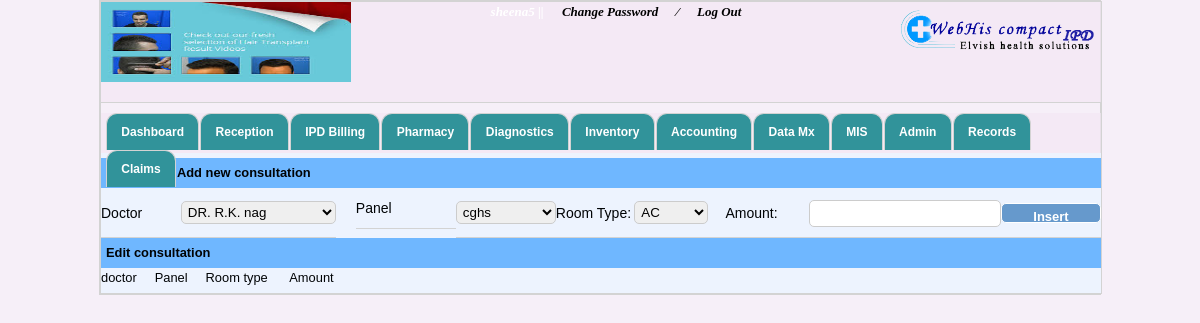
/master_consultation.php (signed in), run on an earlier commit of the app's database.
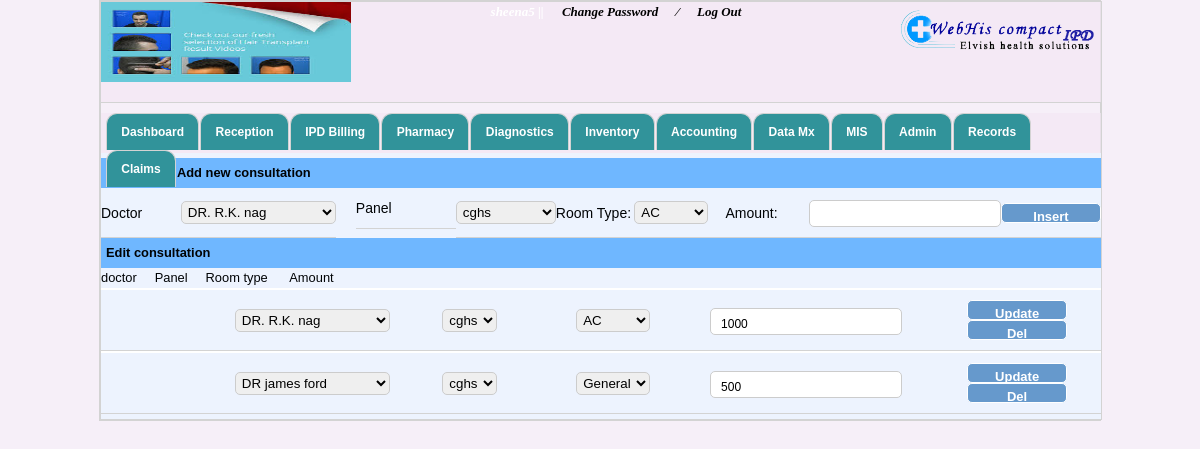
And on a later commit of the database.
### tables this page shows
CREATE TABLE IF NOT EXISTS `doctor_billing` (
  `dbid` int(11) NOT NULL AUTO_INCREMENT,
  `doc_name` varchar(100) NOT NULL,
  `doc_bill_cat` varchar(100) NOT NULL,
  `room_type` varchar(100) NOT NULL,
  `amount` double NOT NULL,
  PRIMARY KEY (`dbid`)
);

### master_consultation.php (the view, shortened to what this page needs)
<!DOCTYPE html PUBLIC "-//W3C//DTD XHTML 1.0 Transitional//EN" "http://www.w3.org/TR/xhtml1/DTD/xhtml1-transitional.dtd">
<html xmlns="http://www.w3.org/1999/xhtml">
<head>
<link rel="stylesheet" type="text/css" href="tab-code.css" />
<link rel="stylesheet" href="/resources/demos/style.css" />
<link rel="stylesheet" type="text/css" href="style_by.css"/>
</head>
<body>
<div id="container">
<?php
include("header.php");
include("menubar.php");
?>
<div style="background:url(ccc.png) repeat; padding:5px 0px;">
	<div style="background:#6FB7FF; padding:5px 5px; "><strong>Add new consultation</strong></div>
<form action="master_consultation.php" method="post">
<table>
  <tr>
    <td>Doctor</td>
    <td><select name="doc"><?php include 'condb.php'; $select=("SELECT * FROM  `doc_master_table` WHERE 1 ");
    $query=mysql_query($select);
    while ($row=mysql_fetch_array($query)) {
      echo '<option>'. $row[1].'</option>';
    }
    ?></select></td>
    <td style="float:right">Panel</td>
    <td><select style="width: 100px; float: left " name="bill_cat"><?php include 'condb.php'; $select=("SELECT * FROM  panel ");
    $query=mysql_query($select);
    while ($row=mysql_fetch_array($query)) {
      echo '<option>'. $row[1].'</option>';
    }
    ?></select></td>
<td align="right">Room Type:</td>
    <td><select name="room_type"><?php $select=("SELECT * FROM  `room_type` WHERE 1 ");
    $query=mysql_query($select);
    while ($row=mysql_fetch_array($query)) {
      echo '<option>'. $row[1].'</option>';
    }
    ?></select></td>
  <td align="right">Amount:</td>
  <td><input type="text" name="amount"></td>
  <td><input type="submit" name="insert" value="Insert" class="btn"/></td>
 </tr>
  </table>
</form>
<?php
echo '<div style="background:#6FB7FF; padding:5px 5px;"><strong>Edit consultation</strong></div>';
echo 'doctor';
echo '&nbsp;&nbsp;&nbsp;&nbsp;&nbsp;Panel';
echo '&nbsp;&nbsp;&nbsp;&nbsp;&nbsp;Room type';
echo '&nbsp;&nbsp;&nbsp;&nbsp;&nbsp;&nbsp;Amount';
$view=("SELECT * FROM doctor_billing WHERE 1");
$vquery=mysql_query($view);
while ($row=mysql_fetch_array($vquery)) {
echo'<div style="background:#FFF; padding:1px;">';
 $name=$row[1];
 $cat=$row[2];
 $room=$row[3];
 $amount=$row[4];
 echo'</div>';
echo '<form method="post" action="master_consultation.php">';
echo '<table>';
echo '<tr>';
echo '<td>';
echo '</td>';
echo '<td>';
echo '<select name="doc_name1">'.$select=("SELECT * FROM  `doc_master_table` WHERE doc_name!='$name'");
      echo '<option>'. $name.'</option>';
echo '</td>';
echo '<td>';
echo '<select name="doc_cat1">'.$select=("SELECT * FROM  `billing_cat` WHERE type!='$cat'");
      echo '<option>'. $cat.'</option>';
echo '</td>';
echo '<td>';
echo '<select name="doc_room">'.$select=("SELECT * FROM  `room_type` WHERE room_type!='$room'");
      echo '<option>'. $room.'</option>';
echo '</td>';
echo '<td>';
echo '<input type="text" name="amount1" value="'.$amount.'">';
echo '</td>';
echo '<td>';
echo '<input type="submit" name="update" value="Update" class="btn">';
echo '<input type="submit" name="del" value="Del" class="btn">';
echo '</td>';
echo '</tr>';
echo '</table>';
echo '</form>';
}
?>

What changed in the data, as far as the page shows it:
added doctor_billing: doc_name1 "DR. R.K. nag", doc_cat1 "cghs", doc_room "AC", amount1 "1000"
added doctor_billing: doc_name1 "DR james ford", doc_cat1 "cghs", doc_room "General", amount1 "500"
